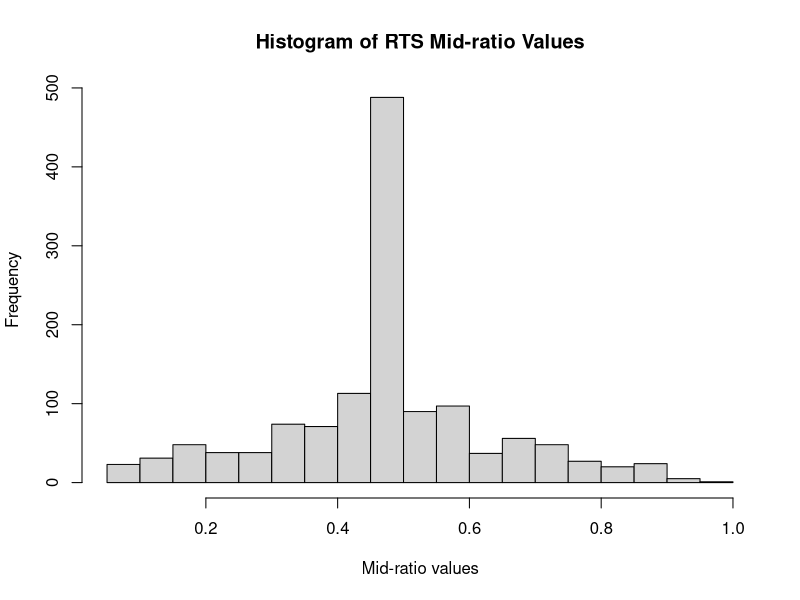
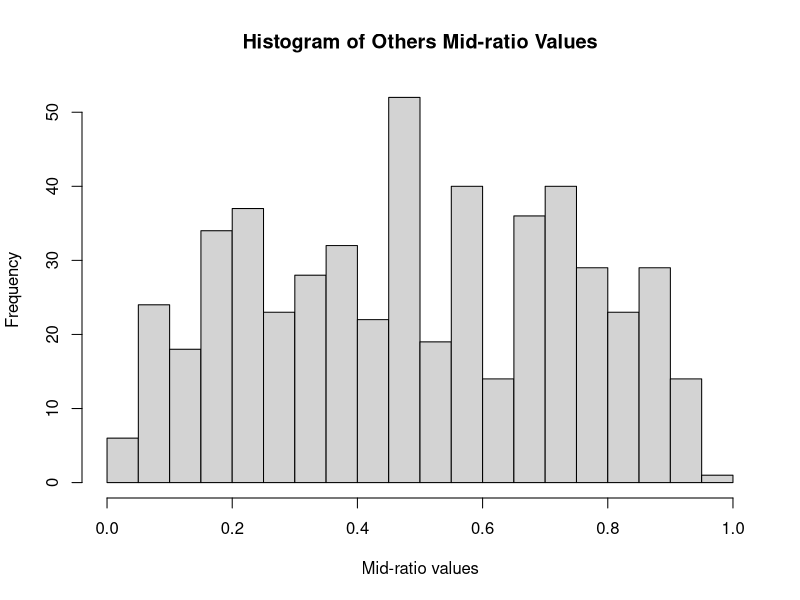

The R source for these figures, in order:
## ---- chunk 1
data<- read.csv("Bishayee Colony Counts 10.27.97-3.8.01.csv")
midratio<- function(row){
  low<- min(cols[row,"col1"], cols[row, "col2"], cols[row, "col3"])
  high<- max(cols[row,"col1"], cols[row, "col2"], cols[row, "col3"])
  mid<- setdiff(c(cols[row,"col1"], cols[row, "col2"], cols[row, "col3"]), c(low, high))
  midratio<- (mid-low)/(high-low)
  return(midratio)
}
cols<- as.matrix(data[,c("col1", "col2", "col3")])
data$midratio<- sapply(1:dim(cols)[1], midratio)
hist(as.numeric(as.character(data$midratio)), breaks = 30, 
     xlab = "Mid-ratio values", main = "Histogram of RTS Mid-ratio Values")

others<- read.csv("Other Investigators in Lab.Colony Counts.4.23.92-11.27.02.csv")
cols<- as.matrix(others[, c("col1", "col2", "col3")])
others$midratio<- sapply(1:dim(cols)[1], midratio)
hist(as.numeric(as.character(others$midratio)), breaks = 30,
     xlab = "Mid-ratio values", main = "Histogram of Others Mid-ratio Values")
